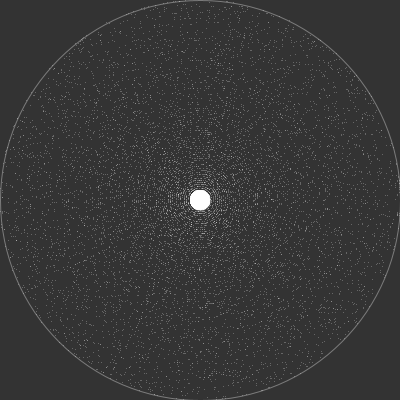
Frame 1 (no input)
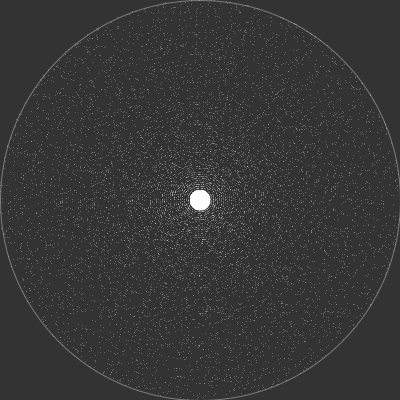
Frame 60 (the mouse pressed at the canvas centre just before this capture)
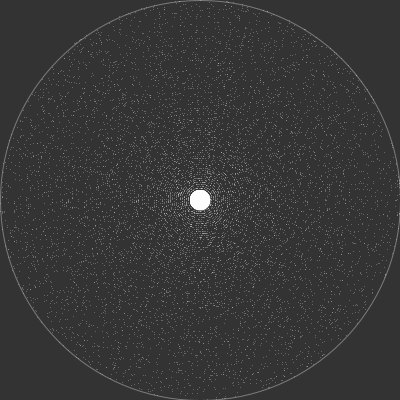
Frame 120 (the mouse held since frame 60 and released just before this capture)

The Processing sketch that drew these frames (run headless with seeded random() and noise(); from frame 60 on, the mouse is pressed at the canvas centre):

// Processing sketch: noise__
// ── noise__.pde
 int xoff = 0; 
 int yoff=0;
float inc = 1;
void setup() {
  size(400, 400);
  background(51);
}
void draw() {
  background(51);
  translate(width/2, height/2);
  stroke(255,90);
  noFill();
  float r = 200;
  ellipse(0,0,400,400);
  fill(255);
  ellipse(0,0,20,20);
  for (int y = 0; y<height; y+=4) {
    
    for (int x = 0; x<width; x+=4) {
      //float noi = random(1)*TWO_PI*2;
      float noi = noise(xoff, yoff)*TWO_PI*2;
      //stroke(noi*255/TWO_PI/2);
      point(cos(noi)*r, sin(noi)*r);

      //r= constrain(r,10,100);
      xoff+=inc;
    }
    r-=2;
    yoff +=inc;
    r= constrain(r, 10, 200);
  }
  //noLoop();
}
